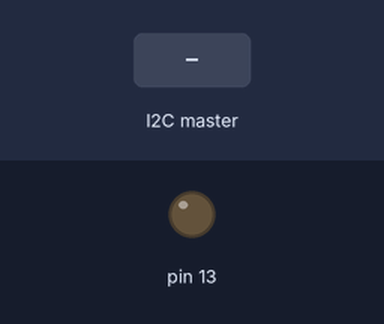
Simulated run of this sketch. Board: Arduino Uno, built with avr-gcc and run on an emulated ATmega328P. Parts: output pins drawn as LEDs (lit = HIGH). The test bench sets the inputs (shaded band).

Above: at 1.2 s.
1.3 s: the I2C master sends the byte 1
At 2.5 s:
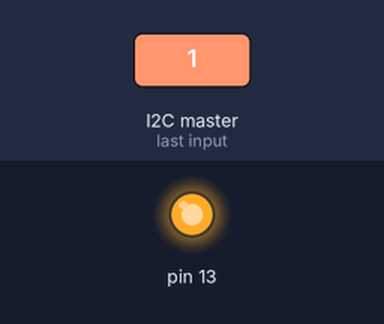
2.8 s: the I2C master sends the byte 0
At 3.7 s:
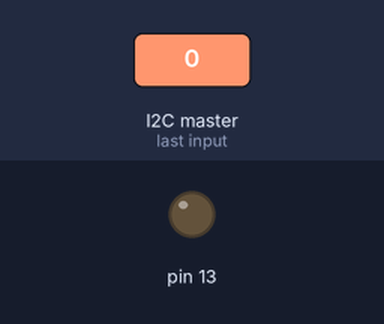
4.3 s: the I2C master sends the byte 2
At 4.9 s:
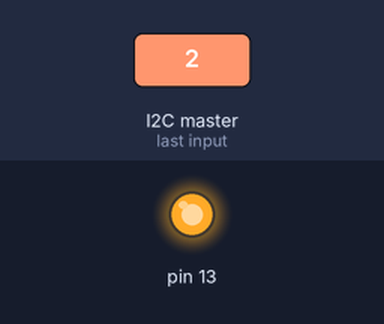
Timing chart, 0 to 7.3 s (numbered marks = the images above; inputs shaded):
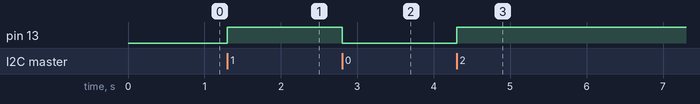

The sketch:

slave.ino
```cpp
#include <Wire.h>

void setup() {
  Serial.begin(9600);
  Wire.begin(2);                // join i2c bus with address #2
  Wire.onRequest(requestEvent); // register event
  Wire.onReceive(receiveEvent);
  pinMode(13, OUTPUT);
}

void loop() {
}

void requestEvent() {
  int level = analogRead(0) / 10 + 49;
  Wire.write(level);
}
void receiveEvent(int howmany) {
  digitalWrite(13, Wire.read());
}
```

Measured:
- after the input at 1.3 s, pin 13: LOW → HIGH at once
- after the input at 2.8 s, pin 13: HIGH → LOW at once
- after the input at 4.3 s, pin 13: LOW → HIGH at once
